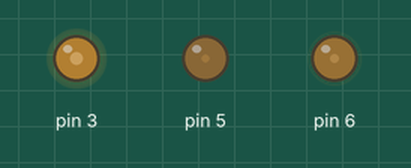
Simulated run of this sketch. Board: Arduino Uno, built with avr-gcc and run on an emulated ATmega328P. Parts: output pins drawn as LEDs (lit = HIGH). Random numbers use the default seed unless the sketch sets one.

Above: at 0.1 s.
At 4.6 s:
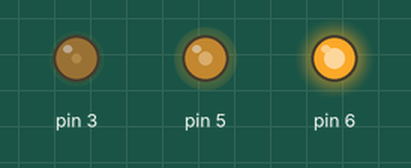
At 9.6 s:
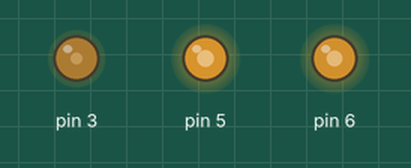
At 19.6 s:
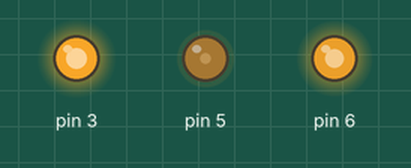
At 29.1 s:
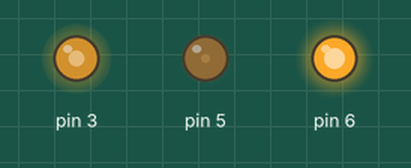
At 39.1 s:
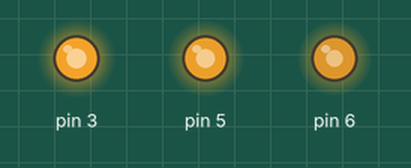
Timing chart, 0 to 40.0 s (numbered marks = the images above):
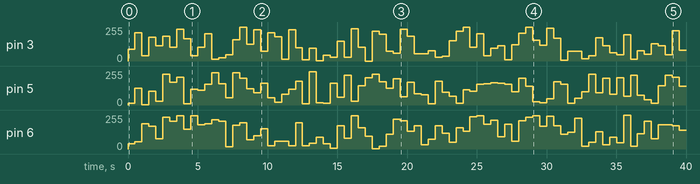

The sketch:

fiesta.ino
```cpp
// Sesion 9 - Reto: modo fiesta
// LED RGB de anodo comun: la patita larga a 5V; R al pin 6, G al pin 5, B al pin 3,
// cada color con su resistencia de 220 ohm. Se prende al reves: 0 = a todo, 255 = apagado.
// Cada medio segundo, un color al azar.

void setup() {
}

void loop() {
  color(random(256), random(256), random(256));   // random(256): un numero de 0 a 255
  delay(500);
}

void color(int r, int g, int b) {
  analogWrite(6, 255 - r);   // al reves: 255 - r prende r
  analogWrite(5, 255 - g);
  analogWrite(3, 255 - b);
}
```

Measured:
- by itself, pin 3: 0/255 → 88/255 at 0.00 s, → 213/255 0.50 s later, → 39/255 0.50 s later, → 178/255 0.50 s later, … (80 changes in this stretch)
- by itself, pin 5: 0/255 → 14/255 at 0.00 s, → 125/255 0.50 s later, → 1/255 0.50 s later, → 103/255 0.50 s later, … (80 changes in this stretch)
- by itself, pin 6: 0/255 → 38/255 at 0.00 s, → 55/255 0.50 s later, → 188/255 0.50 s later, → 170/255 0.50 s later, … (79 changes in this stretch)
